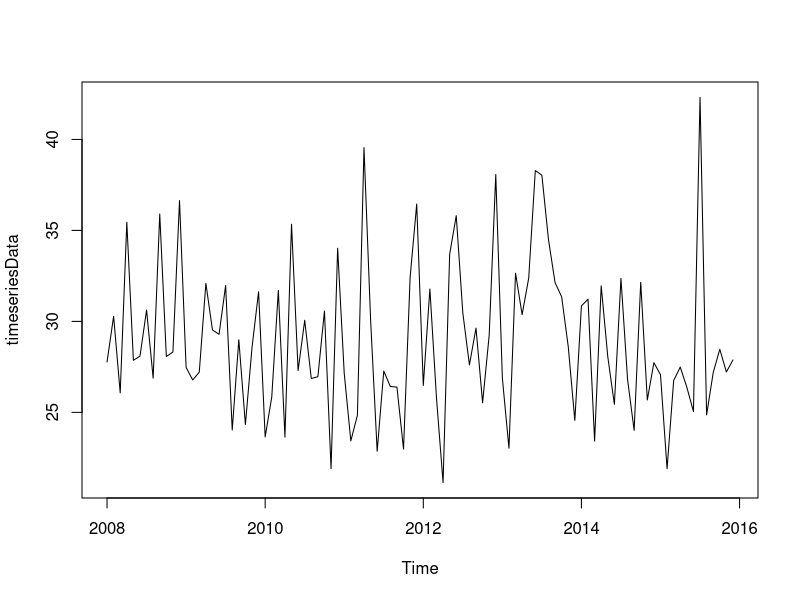
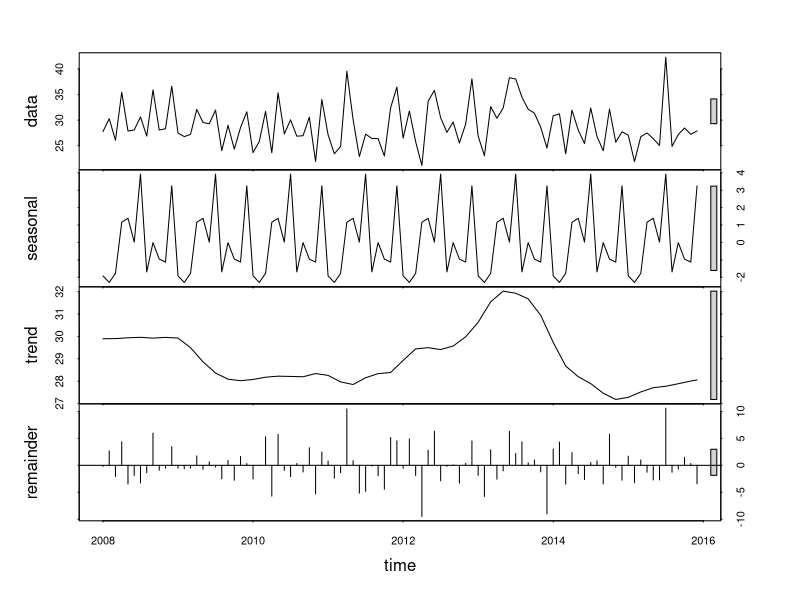
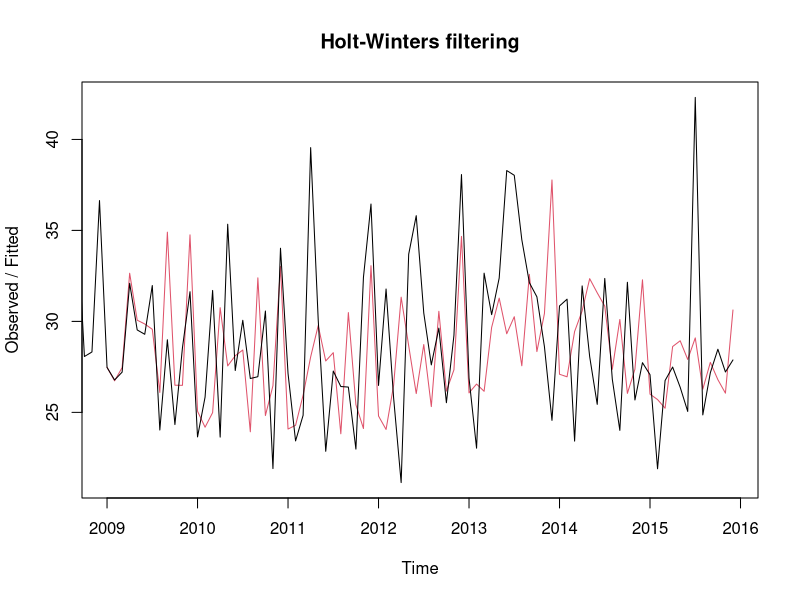

Recreate these plots in R, in order.
stock<- read.csv("stock_pred.csv" , header=TRUE)
(stock)
stock
class(stock)
?ts
timeseriesData=ts(stock[,1], start=2008, frequency = 12)
timeseriesData
plot(timeseriesData)
?stl
stl1=stl(timeseriesData, s.window="periodic")
(stl1)
plot(stl1)
(stock_hws=HoltWinters(timeseriesData))
?HW
plot(stock_hws)
pred1=predict(stock_hws, n.ahead=12)
(pred1)
